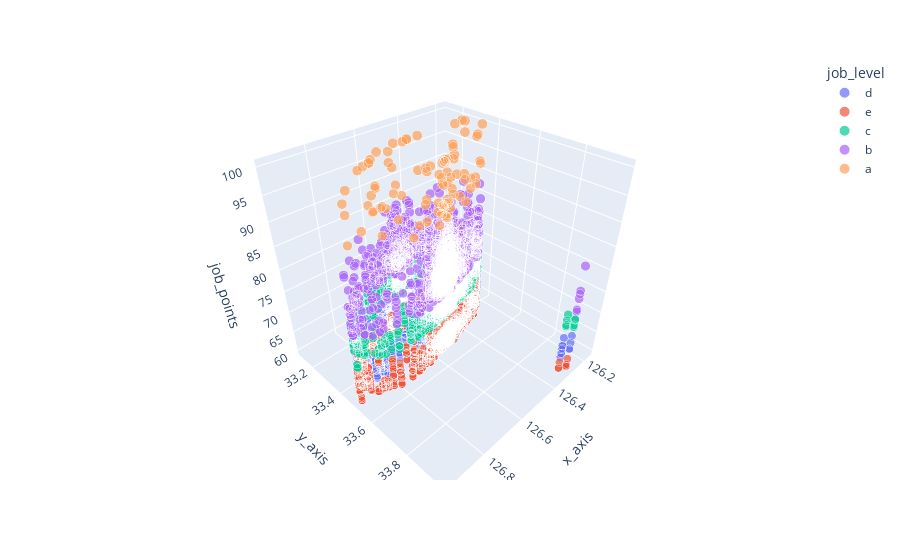

Notebook source saved alongside this figure:
### Markdown cell above
★ bar chart 예쁘게 그리는 법 연구중..수정 예정

### Code cell
# job_level 별 산점도
# 모든 항목이 해안가를 둘러싸고 거주중
# 방법을 고민중인데..아마도 한라산(제주도 가운데)을 기점으로
# 해안가 지점까지의 직선 거리 변환을 해서 2d scatter를 그릴 수 있지 않을까?
px.scatter_3d(data, x = "x_axis", y = "y_axis", z= 'job_points', size='job_points', color='job_level', size_max = 10)

### Figure 1 — Plotly figure (JSON) as saved in the notebook; plotly's stock layout.template omitted (floating-point values rounded to 4 significant figures; data arrays with more than 128 entries replaced by an {"elided": "..."} marker saying what was removed)
{"data": [{"hovertemplate": "job_level=d<br>x_axis=%{x}<br>y_axis=%{y}<br>job_points=%{marker.size}<extra></extra>", "legendgroup": "d", "marker": {"color": "#636efa", "size": {"elided": "2570 float values"}, "sizemode": "area", "sizeref": 1, "symbol": "circle"}, "mode": "markers", "name": "d", "scene": "scene", "showlegend": true, "type": "scatter3d", "x": {"elided": "2570 float values"}, "y": {"elided": "2570 float values"}, "z": {"elided": "2570 float values"}}, {"hovertemplate": "job_level=e<br>x_axis=%{x}<br>y_axis=%{y}<br>job_points=%{marker.size}<extra></extra>", "legendgroup": "e", "marker": {"color": "#EF553B", "size": {"elided": "2567 float values"}, "sizemode": "area", "sizeref": 1, "symbol": "circle"}, "mode": "markers", "name": "e", "scene": "scene", "showlegend": true, "type": "scatter3d", "x": {"elided": "2567 float values"}, "y": {"elided": "2567 float values"}, "z": {"elided": "2567 float values"}}, {"hovertemplate": "job_level=c<br>x_axis=%{x}<br>y_axis=%{y}<br>job_points=%{marker.size}<extra></extra>", "legendgroup": "c", "marker": {"color": "#00cc96", "size": {"elided": "2563 float values"}, "sizemode": "area", "sizeref": 1, "symbol": "circle"}, "mode": "markers", "name": "c", "scene": "scene", "showlegend": true, "type": "scatter3d", "x": {"elided": "2563 float values"}, "y": {"elided": "2563 float values"}, "z": {"elided": "2563 float values"}}, {"hovertemplate": "job_level=b<br>x_axis=%{x}<br>y_axis=%{y}<br>job_points=%{marker.size}<extra></extra>", "legendgroup": "b", "marker": {"color": "#ab63fa", "size": {"elided": "2452 float values"}, "sizemode": "area", "sizeref": 1, "symbol": "circle"}, "mode": "markers", "name": "b", "scene": "scene", "showlegend": true, "type": "scatter3d", "x": {"elided": "2452 float values"}, "y": {"elided": "2452 float values"}, "z": {"elided": "2452 float values"}}, {"hovertemplate": "job_level=a<br>x_axis=%{x}<br>y_axis=%{y}<br>job_points=%{marker.size}<extra></extra>", "legendgroup": "a", "marker": {"color": "#FFA15A", "size": [98, 100, 89.33, 92, 92, 96, 90.4, 92, 100, 89.33, 100, 89.33, 100, 97.33, 92, 100, 93.6, 100, 92, 93.6, 89.33, 96, 100, 97.33, 92, 98.4, 89.71, 100, 92, 92, 100, 100, 100, 100, 92, 89.33, 92, 100, 92, 92, 89.33, 96, 96, 96, 89.33, 96, 92, 96, 92, 94.67, 100, 100, 100, 100, 100, 89.33, 100, 92, 100, 100, 96, 90.4, 100, 89.33, 92, 100, 89.33, 92, 90, 96, 97.33, 100, 89.33, 90.4, 100, 92, 92, 89.71, 100, 89.33, 93.6, 92, 94, 92, 100, 92, 92, 89.33, 100, 89.33, 92, 100, 92, 92, 90, 100, 100, 100, 90.4, 90.4, 100, 100, 92], "sizemode": "area", "sizeref": 1, "symbol": "circle"}, "mode": "markers", "name": "a", "scene": "scene", "showlegend": true, "type": "scatter3d", "x": [126.6, 126.5, 126.5, 126.5, 126.5, 126.5, 126.5, 126.5, 126.3, 126.5, 126.2, 126.5, 126.9, 126.6, 126.3, 126.5, 126.5, 126.5, 126.5, 126.8, 126.6, 126.4, 126.2, 126.5, 126.6, 126.7, 126.5, 126.3, 126.7, 126.3, 126.5, 126.6, 126.3, 126.5, 126.5, 126.4, 126.5, 126.5, 126.4, 126.5, 126.3, 126.5, 126.4, 126.9, 126.6, 126.5, 126.7, 126.7, 126.3, 126.9, 126.6, 126.5, 126.8, 126.7, 126.6, 126.6, 126.7, 126.7, 126.7, 126.4, 126.6, 126.6, 126.4, 126.6, 126.3, 126.3, 126.2, 126.5, 126.5, 126.5, 126.8, 126.8, 126.9, 126.8, 126.5, 126.5, 126.6, 126.5, 126.5, 126.5, 126.7, 126.4, 126.7, 126.2, 126.2, 126.2, 126.3, 126.5, 126.4, 126.7, 126.5, 126.5, 126.5, 126.5, 126.6, 126.6, 126.6, 126.6, 126.5, 126.7, 126.5, 126.5, 126.5], "y": [33.5, 33.51, 33.51, 33.51, 33.51, 33.51, 33.5, 33.48, 33.41, 33.25, 33.27, 33.45, 33.45, 33.27, 33.41, 33.51, 33.51, 33.5, 33.5, 33.36, 33.29, 33.49, 33.26, 33.5, 33.45, 33.28, 33.51, 33.27, 33.47, 33.31, 33.51, 33.3, 33.36, 33.49, 33.5, 33.47, 33.5, 33.5, 33.48, 33.48, 33.35, 33.5, 33.48, 33.37, 33.27, 33.51, 33.55, 33.55, 33.47, 33.52, 33.52, 33.49, 33.35, 33.31, 33.27, 33.27, 33.33, 33.31, 33.33, 33.43, 33.26, 33.25, 33.41, 33.53, 33.42, 33.42, 33.33, 33.49, 33.48, 33.48, 33.53, 33.53, 33.4, 33.47, 33.5, 33.5, 33.5, 33.5, 33.26, 33.49, 33.27, 33.5, 33.27, 33.35, 33.35, 33.33, 33.22, 33.5, 33.26, 33.27, 33.25, 33.25, 33.5, 33.5, 33.49, 33.49, 33.5, 33.5, 33.5, 33.55, 33.25, 33.25, 33.5], "z": [98, 100, 89.33, 92, 92, 96, 90.4, 92, 100, 89.33, 100, 89.33, 100, 97.33, 92, 100, 93.6, 100, 92, 93.6, 89.33, 96, 100, 97.33, 92, 98.4, 89.71, 100, 92, 92, 100, 100, 100, 100, 92, 89.33, 92, 100, 92, 92, 89.33, 96, 96, 96, 89.33, 96, 92, 96, 92, 94.67, 100, 100, 100, 100, 100, 89.33, 100, 92, 100, 100, 96, 90.4, 100, 89.33, 92, 100, 89.33, 92, 90, 96, 97.33, 100, 89.33, 90.4, 100, 92, 92, 89.71, 100, 89.33, 93.6, 92, 94, 92, 100, 92, 92, 89.33, 100, 89.33, 92, 100, 92, 92, 90, 100, 100, 100, 90.4, 90.4, 100, 100, 92]}], "layout": {"legend": {"itemsizing": "constant", "title": {"text": "job_level"}, "tracegroupgap": 0}, "margin": {"t": 60}, "scene": {"domain": {"x": [0, 1], "y": [0, 1]}, "xaxis": {"title": {"text": "x_axis"}}, "yaxis": {"title": {"text": "y_axis"}}, "zaxis": {"title": {"text": "job_points"}}}}}
